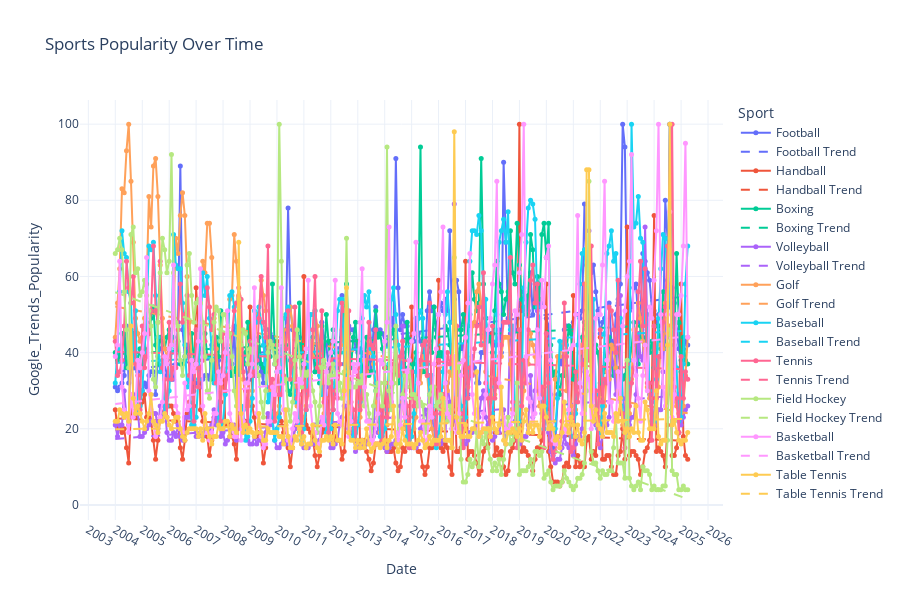

Source (notebook cell):
### Code cell
ylabel    = 'Google_Trends_Popularity'      # change it when you change value_col
# start_in  = '2010-01-01'
# end_in    = '2015-12-31'

fig = plot_time_series(
    data,
    value_col=value_col,
    ylabel=ylabel,
    # start_in=start_in,
    # end_in=end_in
    output_html='./plots/1-sports_plot.html' 
)
fig.show()

### Figure 1 — Plotly figure (JSON) as saved in the notebook; plotly's stock layout.template omitted (floating-point values rounded to 4 significant figures; data arrays with more than 128 entries replaced by an {"elided": "..."} marker saying what was removed)
{"data": [{"line": {"color": "#636EFA", "width": 2}, "marker": {"size": 5}, "mode": "lines+markers", "name": "Football", "type": "scatter", "x": {"elided": "256 str values"}, "y": {"elided": "256 int values"}}, {"line": {"color": "#636EFA", "dash": "dash", "width": 2}, "mode": "lines", "name": "Football Trend", "showlegend": true, "type": "scatter", "x": {"elided": "256 str values"}, "y": {"elided": "256 float values"}}, {"line": {"color": "#EF553B", "width": 2}, "marker": {"size": 5}, "mode": "lines+markers", "name": "Handball", "type": "scatter", "x": {"elided": "256 str values"}, "y": {"elided": "256 int values"}}, {"line": {"color": "#EF553B", "dash": "dash", "width": 2}, "mode": "lines", "name": "Handball Trend", "showlegend": true, "type": "scatter", "x": {"elided": "256 str values"}, "y": {"elided": "256 float values"}}, {"line": {"color": "#00CC96", "width": 2}, "marker": {"size": 5}, "mode": "lines+markers", "name": "Boxing", "type": "scatter", "x": {"elided": "256 str values"}, "y": {"elided": "256 int values"}}, {"line": {"color": "#00CC96", "dash": "dash", "width": 2}, "mode": "lines", "name": "Boxing Trend", "showlegend": true, "type": "scatter", "x": {"elided": "256 str values"}, "y": {"elided": "256 float values"}}, {"line": {"color": "#AB63FA", "width": 2}, "marker": {"size": 5}, "mode": "lines+markers", "name": "Volleyball", "type": "scatter", "x": {"elided": "256 str values"}, "y": {"elided": "256 int values"}}, {"line": {"color": "#AB63FA", "dash": "dash", "width": 2}, "mode": "lines", "name": "Volleyball Trend", "showlegend": true, "type": "scatter", "x": {"elided": "256 str values"}, "y": {"elided": "256 float values"}}, {"line": {"color": "#FFA15A", "width": 2}, "marker": {"size": 5}, "mode": "lines+markers", "name": "Golf", "type": "scatter", "x": {"elided": "256 str values"}, "y": {"elided": "256 int values"}}, {"line": {"color": "#FFA15A", "dash": "dash", "width": 2}, "mode": "lines", "name": "Golf Trend", "showlegend": true, "type": "scatter", "x": {"elided": "256 str values"}, "y": {"elided": "256 float values"}}, {"line": {"color": "#19D3F3", "width": 2}, "marker": {"size": 5}, "mode": "lines+markers", "name": "Baseball", "type": "scatter", "x": {"elided": "256 str values"}, "y": {"elided": "256 int values"}}, {"line": {"color": "#19D3F3", "dash": "dash", "width": 2}, "mode": "lines", "name": "Baseball Trend", "showlegend": true, "type": "scatter", "x": {"elided": "256 str values"}, "y": {"elided": "256 float values"}}, {"line": {"color": "#FF6692", "width": 2}, "marker": {"size": 5}, "mode": "lines+markers", "name": "Tennis", "type": "scatter", "x": {"elided": "256 str values"}, "y": {"elided": "256 int values"}}, {"line": {"color": "#FF6692", "dash": "dash", "width": 2}, "mode": "lines", "name": "Tennis Trend", "showlegend": true, "type": "scatter", "x": {"elided": "256 str values"}, "y": {"elided": "256 float values"}}, {"line": {"color": "#B6E880", "width": 2}, "marker": {"size": 5}, "mode": "lines+markers", "name": "Field Hockey", "type": "scatter", "x": {"elided": "256 str values"}, "y": {"elided": "256 int values"}}, {"line": {"color": "#B6E880", "dash": "dash", "width": 2}, "mode": "lines", "name": "Field Hockey Trend", "showlegend": true, "type": "scatter", "x": {"elided": "256 str values"}, "y": {"elided": "256 float values"}}, {"line": {"color": "#FF97FF", "width": 2}, "marker": {"size": 5}, "mode": "lines+markers", "name": "Basketball", "type": "scatter", "x": {"elided": "256 str values"}, "y": {"elided": "256 int values"}}, {"line": {"color": "#FF97FF", "dash": "dash", "width": 2}, "mode": "lines", "name": "Basketball Trend", "showlegend": true, "type": "scatter", "x": {"elided": "256 str values"}, "y": {"elided": "256 float values"}}, {"line": {"color": "#FECB52", "width": 2}, "marker": {"size": 5}, "mode": "lines+markers", "name": "Table Tennis", "type": "scatter", "x": {"elided": "256 str values"}, "y": {"elided": "256 int values"}}, {"line": {"color": "#FECB52", "dash": "dash", "width": 2}, "mode": "lines", "name": "Table Tennis Trend", "showlegend": true, "type": "scatter", "x": {"elided": "256 str values"}, "y": {"elided": "256 float values"}}], "layout": {"font": {"size": 12}, "height": 600, "legend": {"title": {"text": "Sport"}}, "title": {"text": "Sports Popularity Over Time"}, "xaxis": {"dtick": "M12", "showgrid": true, "tickformat": "%Y", "title": {"text": "Date"}}, "yaxis": {"title": {"text": "Google_Trends_Popularity"}}}}
